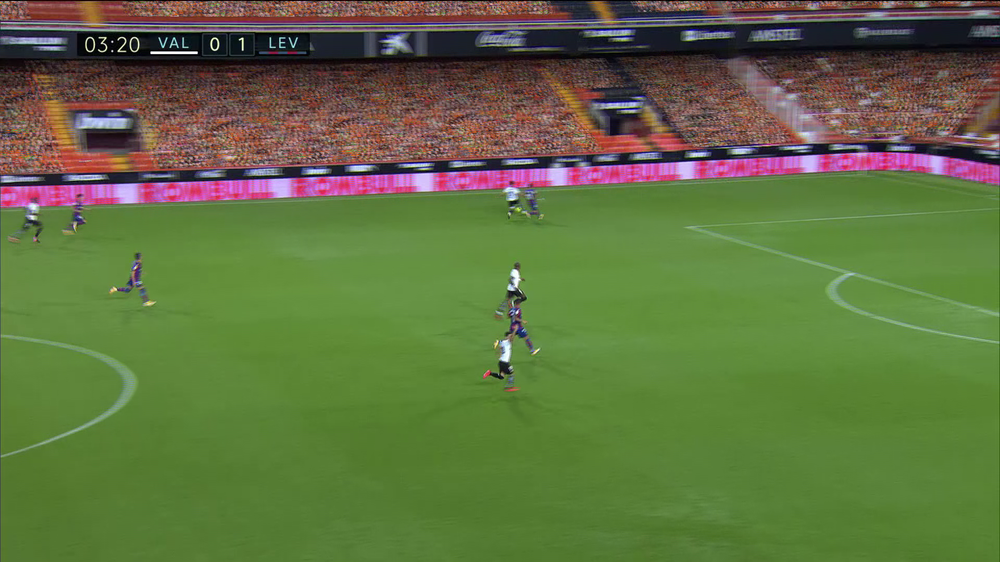
#> input picture mediapro/img/frame_10.png, 1000 x 562 px, shrunk from 1920 x 1080 before the run, found by its file name; its folder holds only this picture in this run
$ python cesped.py
#> lines starting #> are read from the running program, lines starting #| are printed output that depends on the picture; after the words box and inside, x2 and y2 are one past the last pixel; in counts of white or black regions, pixels touching at a corner belong together
import os
import cv2
import numpy as np

def process_image(img):
    rgb_img = cv2.cvtColor(img, cv2.COLOR_BGR2RGB)
#> img is the input picture: shape (562, 1000, 3); mean B, G, R 65.2, 112.4, 96.6
    hsv_img = cv2.cvtColor(rgb_img, cv2.COLOR_RGB2HSV)
#> hsv_img: shape (562, 1000, 3); mean H, S, V 57.4, 131.2, 125.4

    light_green = (40, 40, 40)
    dark_green = (70, 255, 255)
    mask = cv2.inRange(hsv_img, light_green, dark_green)
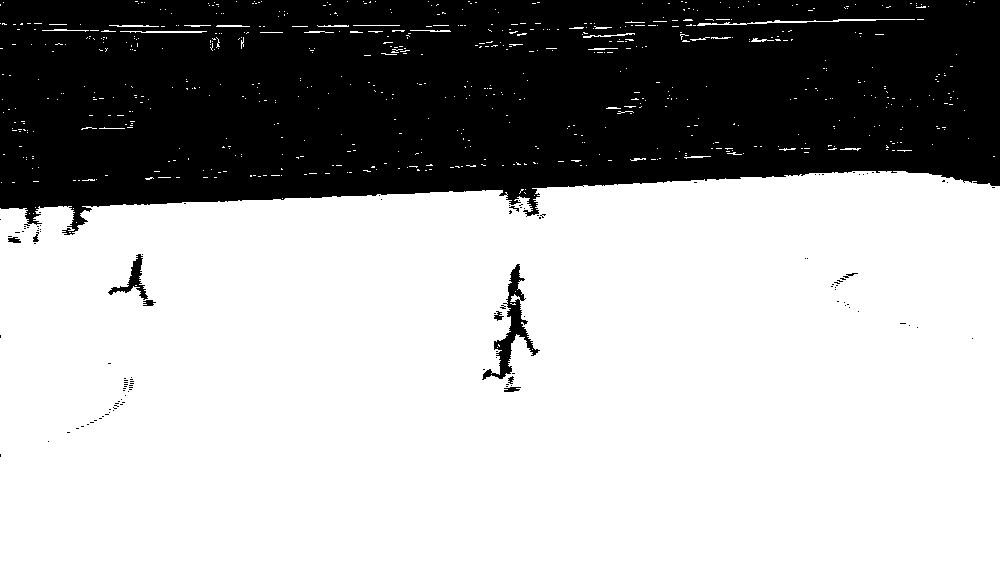
#> mask: shape (562, 1000); 66.2% white; 120 black regions (109 under 20 px), largest, box (x1, y1, x2, y2) and area: (0, 0, 1000, 235) 187360, (482, 264, 540, 380) 1500, (108, 254, 148, 300) 482

    result = cv2.bitwise_and(img, img, mask=mask)
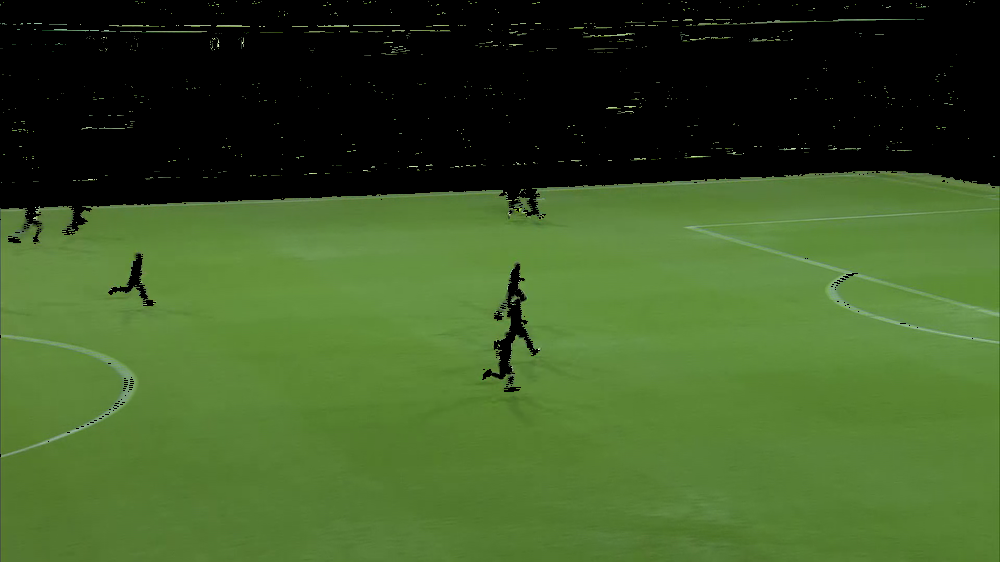
#> result: shape (562, 1000, 3); mean B, G, R 38, 87.6, 61
    result = cv2.cvtColor(result, cv2.COLOR_BGR2GRAY)
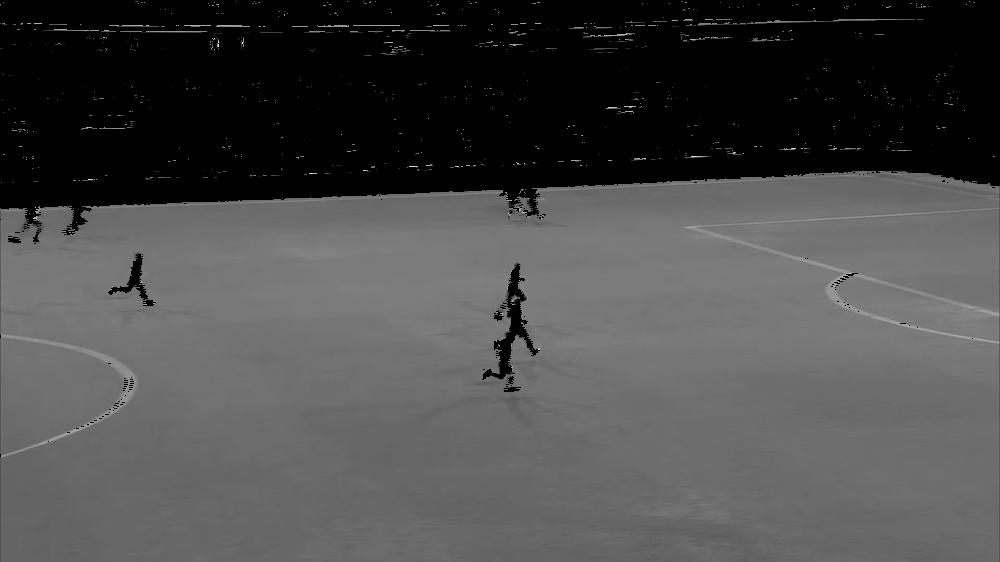
#> result: shape (562, 1000); min 0, max 245, mean 74
    result[result != 0] = 255

    kernel = np.ones((10, 10), np.uint8)
    img_dilation = cv2.morphologyEx(result, cv2.MORPH_OPEN, kernel, iterations=1)
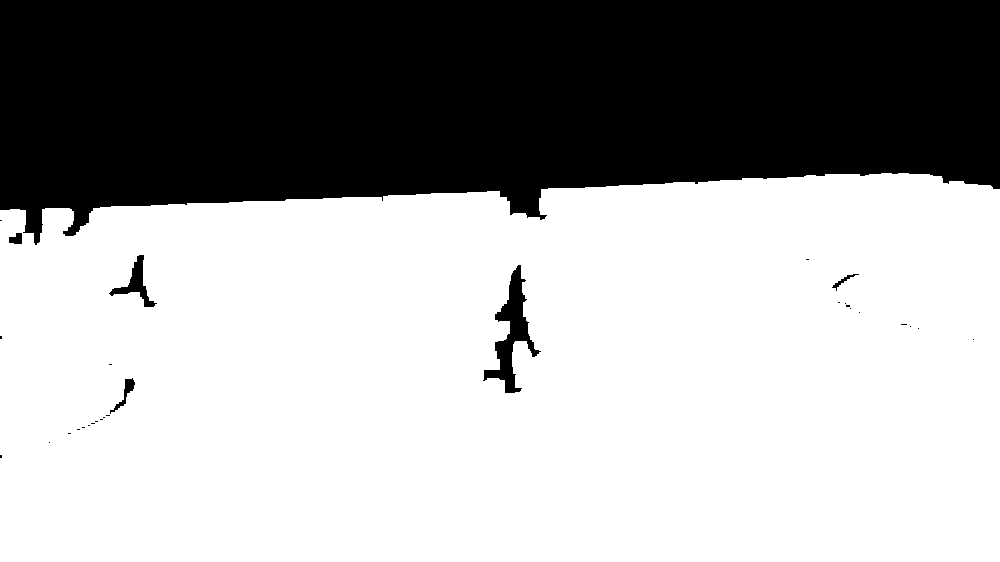
#> img_dilation: shape (562, 1000); 65.1% white; 30 black regions (24 under 20 px), largest, box (x1, y1, x2, y2) and area: (0, 0, 1000, 245) 192904, (483, 265, 541, 393) 2261, (109, 255, 157, 307) 667, (110, 378, 135, 414) 209, (9, 233, 22, 244) 110, (832, 274, 859, 291) 89

    kernel = np.ones((10, 10), np.uint8)
    img_dilation = cv2.morphologyEx(img_dilation, cv2.MORPH_CLOSE, kernel, iterations=10)
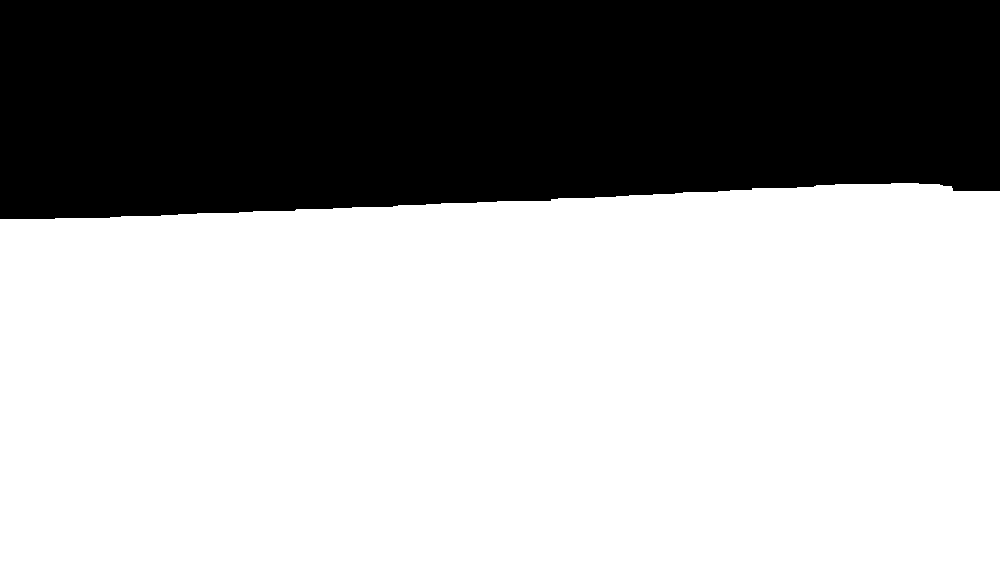
#> img_dilation: shape (562, 1000); 64.2% white; 1 black region, box (x1, y1, x2, y2) and area: (0, 0, 1000, 219) 201273
    return img_dilation


carpeta='img'
c=0
for file in os.listdir(carpeta):
    # os.rename(carpeta+'/'+file, 'cesped/'+str(c)+'.png')
    # c+=1
    img = process_image(cv2.imread(carpeta+'/'+file))
    cv2.imwrite('bin/'+file, img)
    # cv2.imshow('a',img)
    # cv2.waitKey()
